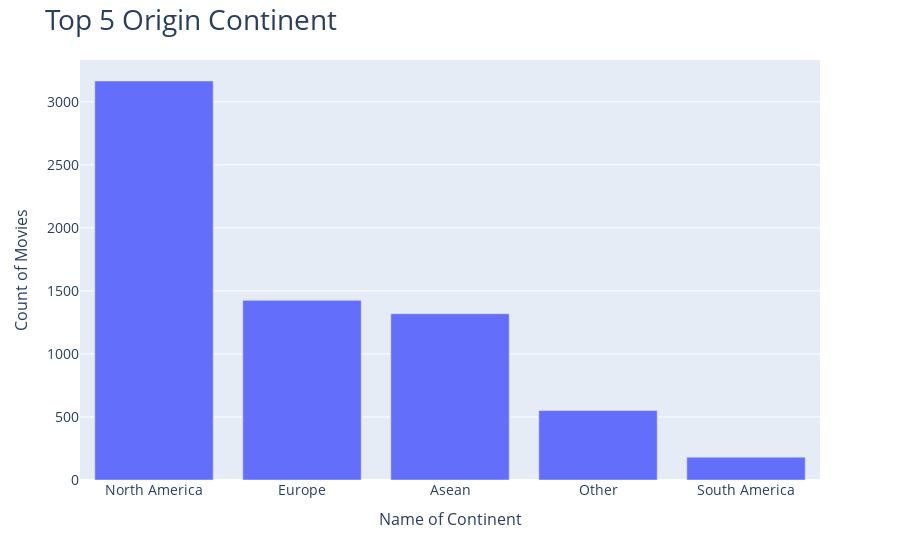

Notebook code cell kept with this figure:
### Code cell
# F. Show Bar

fig = px.bar(df_continent_count[0:5],
             x='orign_country',
             y='count')
fig.update_layout(
    title='Top 5 Origin Continent', 
    titlefont_size = 28, 
    xaxis=dict(
        title='Name of Continent',
        titlefont_size=16,
        tickfont_size=14),
    yaxis=dict(
        title='Count of Movies',
        titlefont_size=16,
        tickfont_size=14))

fig.show()

### Figure 1 — Plotly figure (JSON) as saved in the notebook; plotly's stock layout.template omitted (floating-point values rounded to 4 significant figures)
{"data": [{"alignmentgroup": "True", "hovertemplate": "orign_country=%{x}<br>count=%{y}<extra></extra>", "legendgroup": "", "marker": {"color": "#636efa", "pattern": {"shape": ""}}, "name": "", "offsetgroup": "", "orientation": "v", "showlegend": false, "textposition": "auto", "type": "bar", "x": ["North America", "Europe", "Asean", "Other", "South America"], "xaxis": "x", "y": [3165, 1425, 1319, 551, 181], "yaxis": "y"}], "layout": {"barmode": "relative", "legend": {"tracegroupgap": 0}, "margin": {"t": 60}, "title": {"font": {"size": 28}, "text": "Top 5 Origin Continent"}, "xaxis": {"anchor": "y", "domain": [0, 1], "tickfont": {"size": 14}, "title": {"font": {"size": 16}, "text": "Name of Continent"}}, "yaxis": {"anchor": "x", "domain": [0, 1], "tickfont": {"size": 14}, "title": {"font": {"size": 16}, "text": "Count of Movies"}}}}
